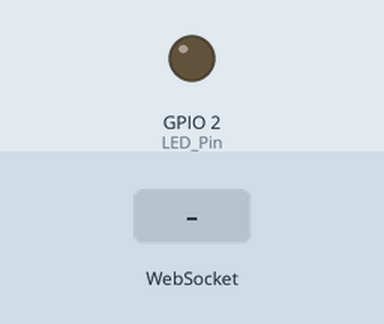
Recording of a sketch running on a simulated ESP32. On the bench: output pins drawn as LEDs (lit = HIGH). Inputs (shaded band) come from the test bench. WiFi joins after 1.5 s; servers stay silent unless stated; what the sketch prints to the serial monitor is not drawn.

Above: at 2.7 s.
2.8 s: WebSocket text "LED ON" received
At 3.4 s:
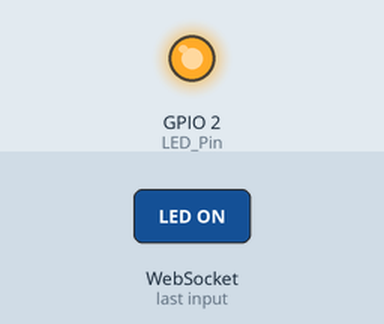
4.3 s: WebSocket text "1" received
At 5.7 s:
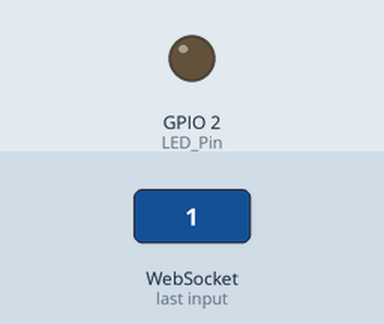
Timing chart, 0 to 7.3 s (numbered marks = the images above; inputs shaded):
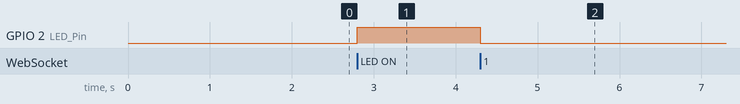

Measured:
- after the input at 2.8 s, GPIO 2 (LED_Pin): LOW → HIGH at once
- after the input at 4.3 s, GPIO 2 (LED_Pin): HIGH → LOW at once

The sketch:

WebSocket_STA_AP_Switch.ino
```cpp
#include "index.h"
#include <WiFi.h>
#include <ESPAsyncWebServer.h>
#include <WebSocketsServer.h>

const uint8_t LED_Pin = 2;

const char* ssid = "HIPAA";
const char* password = "123456789";
const char* acssid = "ESP32";
const char* acpassword = "123456789";

boolean LED_Status;

AsyncWebServer server(80);
WebSocketsServer websocket(81);

IPAddress local_IP(192, 168, 137, 77);
IPAddress gateway(10, 32, 0, 1);
IPAddress subnet(255, 255, 255, 0);
IPAddress primaryDNS(8, 8, 8, 8);
IPAddress secondaryDNS(8, 8, 4, 4);

void setup() {
  Serial.begin(115200);
  pinMode(LED_Pin, OUTPUT);
  digitalWrite(LED_Pin, LOW);
  WiFi_Init();
}

void loop() {
  websocket.loop();
}

void WiFi_Init() {
  if (!WiFi.config(local_IP, gateway, subnet, primaryDNS, secondaryDNS))
    Serial.println("STA Failed to configure.");
  else Serial.println("STA Succeeded to config.");
  WiFi.begin(ssid, password);
  Serial.print("Connecting to WiFi");
  while (WiFi.status() != WL_CONNECTED) {
    delay(500);
    Serial.print('.');
  }
  Serial.println();
  Serial.println(WiFi.localIP());
  WiFi.softAP(acssid, acpassword);
  Serial.print("Access Point:");
  Serial.println(WiFi.softAPIP());

  server.on("/", [](AsyncWebServerRequest * request) {
    request->send_P(200, "text/html", index_html);
  });
  server.onNotFound(notFound);
  server.begin();
  websocket.begin();
  websocket.onEvent(webSocketEvent);

}

void notFound(AsyncWebServerRequest *request) {
  request->send(404, "text/plain", "Page Not found");
}

void webSocketEvent(uint8_t num, WStype_t type, uint8_t * payload, size_t length) {
  switch (type)
  {
    case WStype_DISCONNECTED: Serial.printf("[%u] Disconnected!\n", num); break;
    case WStype_CONNECTED: {
        IPAddress ip = websocket.remoteIP(num);
        Serial.printf("[%u] Connected from %d.%d.%d.%d url: %s\n", num, ip[0], ip[1], ip[2], ip[3], payload);
        if (LED_Status)websocket.sendTXT(num, "LED ON");
        else websocket.sendTXT(num, "LED OFF");
      }
      break;
    case WStype_TEXT: {
        Serial.printf("[%u] get Text: %s\n", num, payload);
        String message = String((char*)( payload));
        if (message == "LED ON") {
          digitalWrite(LED_Pin, HIGH);
          LED_Status = true;
        }
        else {
          digitalWrite(LED_Pin, LOW);
          LED_Status = false;
        }
        websocket.broadcastTXT(message);
      }
      break;
  }
}
```

index.h
```cpp
const char index_html[] PROGMEM = R"rawliteral(
<!DOCTYPE html>
<html lang="en">
  <head>
    <meta charset="UTF-8" />
    <meta http-equiv="X-UA-Compatible" content="IE=edge" />
    <meta name="viewport" content="width=device-width, initial-scale=1.0" />
    <title>ESP32 Web Server</title>
    <style>
      .switch {
        position: relative;
        display: inline-block;
        width: 10rem;
        height: 5rem;
      }
      .switch input {
        display: none;
      }
      .slider {
        position: absolute;
        top: 0;
        left: 0;
        right: 0;
        bottom: 0;
        background-color: #ccc;
        border-radius: 3rem;
      }
      .slider:before {
        position: absolute;
        content: "";
        height: 4rem;
        width: 5rem;
        left: 0.5rem;
        bottom: 0.5rem;
        background-color: white;
        -webkit-transition: 0.4s;
        transition: 0.4s;
        border-radius: 3rem;
      }
      input:checked + .slider {
        background-color: #2196f3;
      }
      input:checked + .slider:before {
        -webkit-transform: translateX(4rem);
        -ms-transform: translateX(4rem);
        transform: translateX(4rem);
      }
      h1 {
        margin: 2rem;
        font-size: 3rem;
      }
      p {
        font-size: 2rem;
      }
    </style>
  </head>
  <body align="center">
    <h1>ESP32 Web Server</h1>
    <p id="LED">LED OFF</p>
    <label class="switch">
      <input onchange="Send_Data(this)" type="checkbox" id="output" />
      <span class="slider round"></span>
    </label>
    <script>
      var websocket = new WebSocket("ws://" + location.hostname + ":81/");
      websocket.onopen = function (event) {
        onOpen(event);
      };
      websocket.onclose = function (event) {
        onClose(event);
      };
      websocket.onmessage = function (event) {
        onMessage(event);
      };
      websocket.onerror = function (event) {
        onError(event);
      };
      function Send_Data(element) {
        var command;
        if (element.checked) command = "LED ON";
        else command = "LED OFF";
        websocket.send(command);
      }
      function onOpen(event) {
        console.log("Server Connected!");
        alert("Server Connected!");
      }
      function onClose(event) {
        console.log("Server Disconnected!");
        alert("Server Disconnected!");
      }
      function onMessage(event) {
        var message;
        var Switch_Status;
        if (event.data == "LED ON") {
          message = "LED ON";
          Switch_Status = true;
        } else {
          message = "LED OFF";
          Switch_Status = false;
        }
        console.log(message);
        document.getElementById("LED").innerHTML = message;
        document.getElementById("output").checked = Switch_Status;
      }
      function onError(event) {
        console.log("Error:" + event.data);
        alert("Error Occured!");
      }
    </script>
  </body>
</html>
)rawliteral";
```
